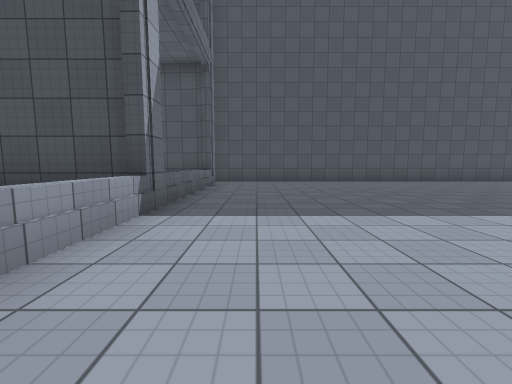
View 1 (above)

24 first-person views from a walk through a 3-D level made in the Unity game engine. The camera is 1.2 m above the floor, tilts 6° down and sees 90° across. The floor is counted in squares, 2 m on a side. Each view is taken from the middle of a square. On the plan, view 1 faces up. The plan holds only what a view shows up to about 9 squares ahead; the rest is blank. The place goes on beyond the plan. The player character is not drawn. Surface patterns are stand-ins for the level's own textures.

View 2
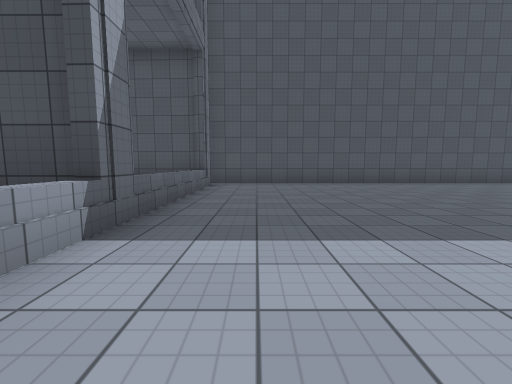

View 3
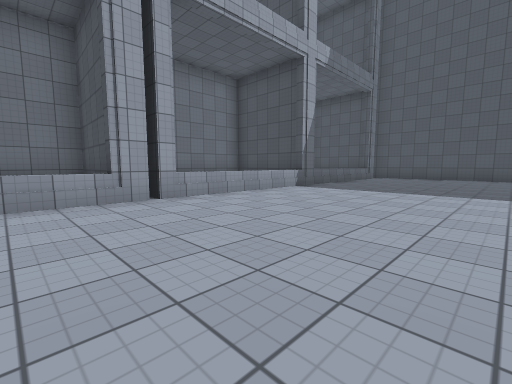

View 4
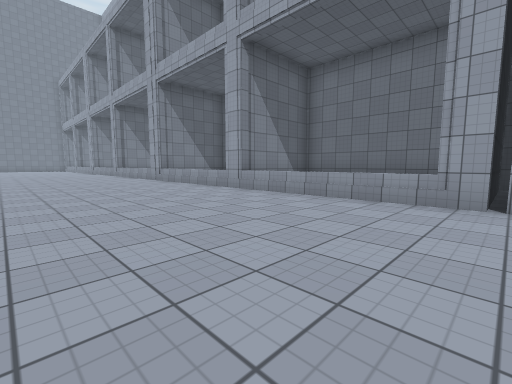

View 5
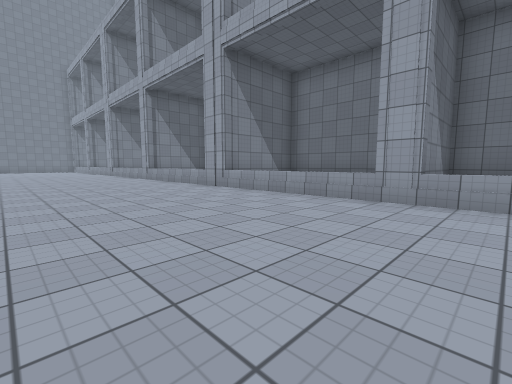

View 6
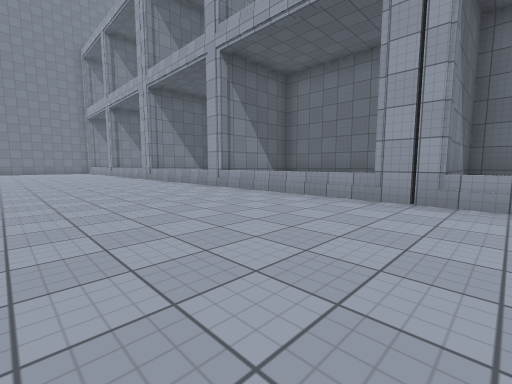

View 7
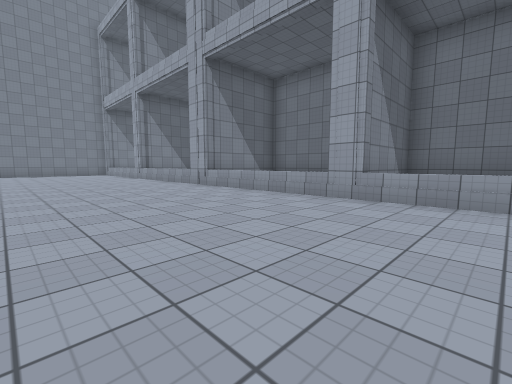

View 8
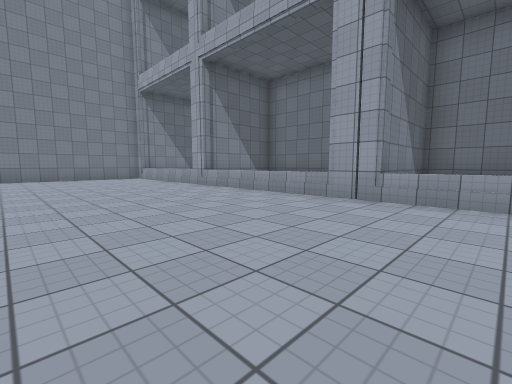

View 9
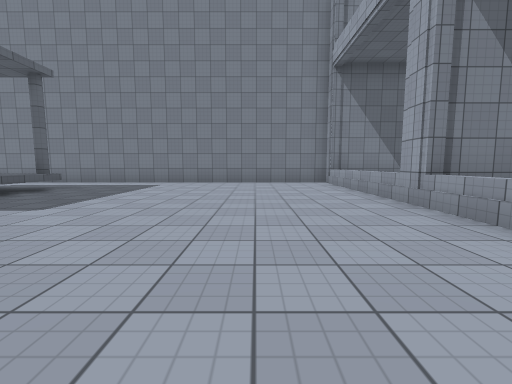

View 10
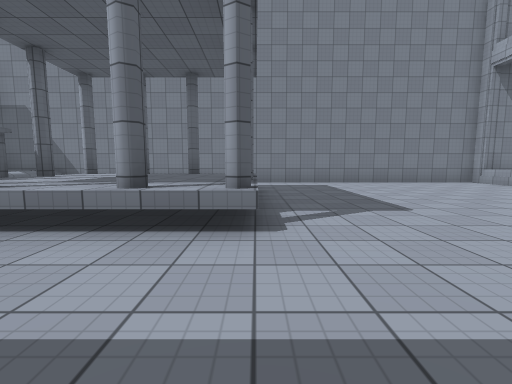

View 11
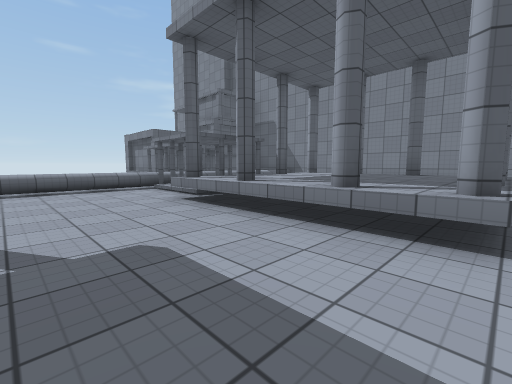

View 12
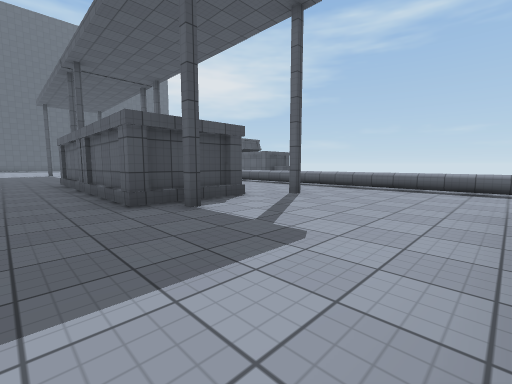

View 13
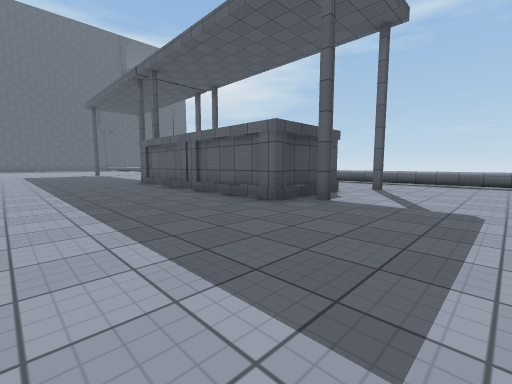

View 14
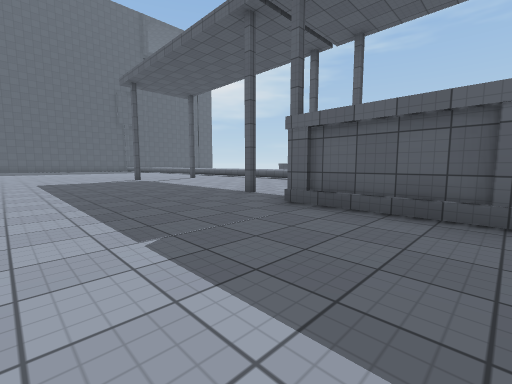

View 15
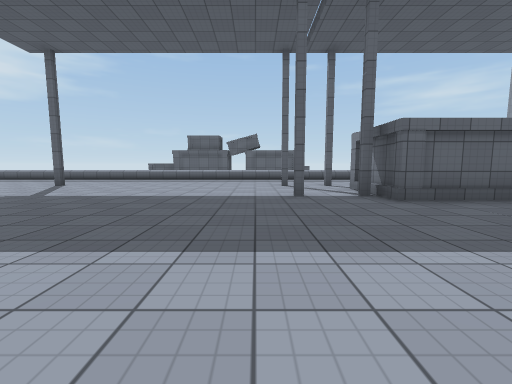

View 16
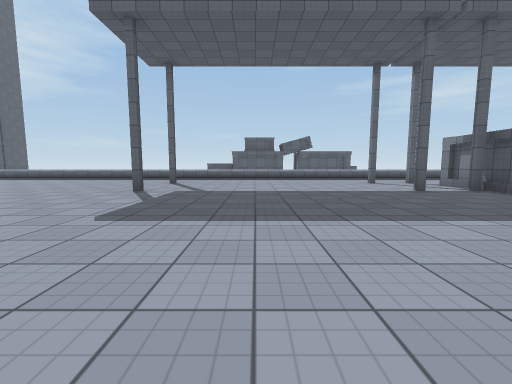

View 17
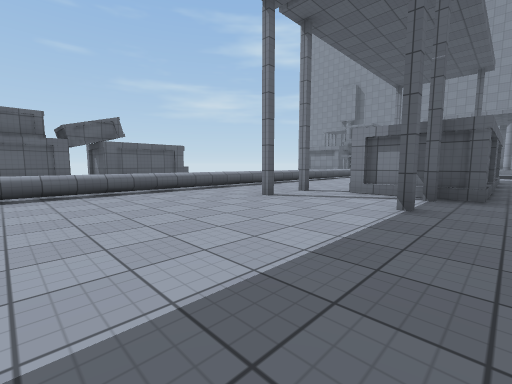

View 18
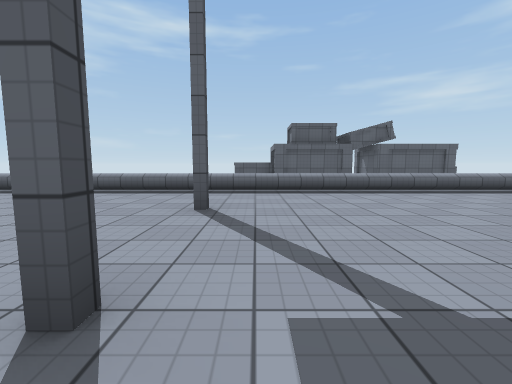

View 19
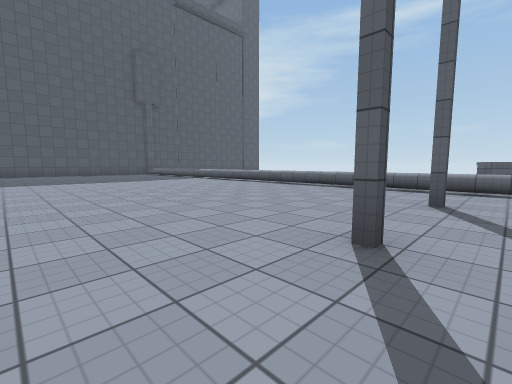

View 20
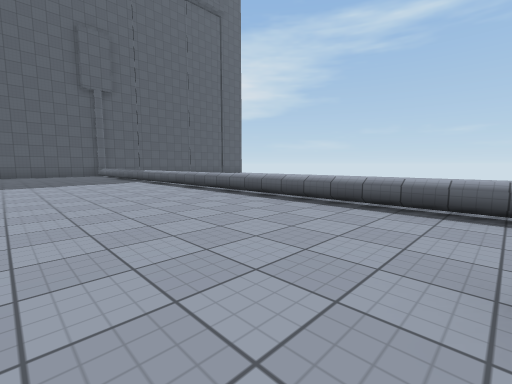

View 21
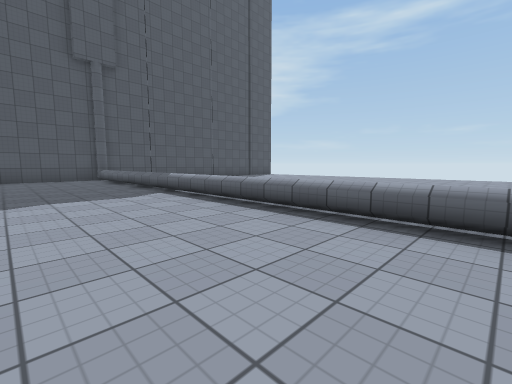

View 22
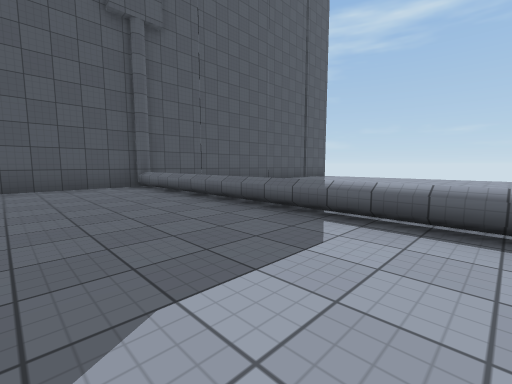

View 23
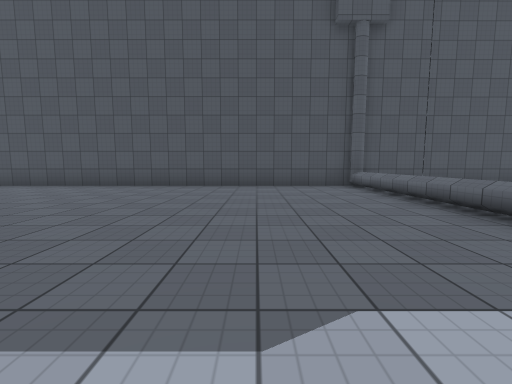

View 24
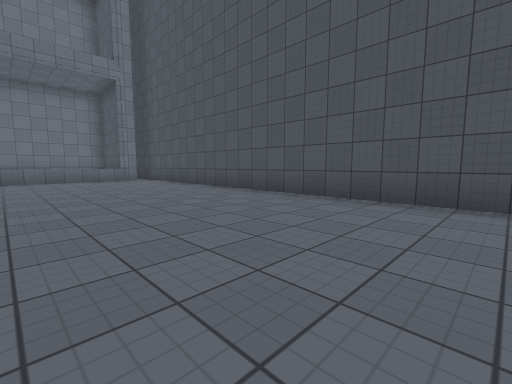

### Floor plan
Key: @ floor where view 1 was taken; # wall or solid block; . main floor; : floor 0.5 m higher than the main floor; / step, stairs or slope; ^ raised ledge; O other object.
Columns run from 5 left of view 1 to 15 right of it. Each row starts with its distance up from view 1.
 10     ###############
  9     ..............###
  8  ###..............^
  7     ..............^
  6     ..............^
  5    :..............^
  4  ###...... .......^
  3    :.....  .......^
  2 #  :.....  .......^
  1 #   .....  .......^
  0 #   .@...  .......^
 -1 ####.....  .......^
 -2 #  :.....  .......^
 -3 #  :.....  .......^
 -4 #   .....  .......^
 -5 #  :..............^
 -6 ####.........#.#..^
 -7 #  :..............^
 -8 #   ..............^
 -9 #   ..............^
-10 #  :..............^
-11 ####..............^
-12 #  :..............^
-13 #   ..............^
-14 #  :.........###..^
-15 #  :.........##...^
-16 ####.........# ...^
-17 #   .........#  ..
-18 #   .........#   .^
-19 #  :.........#  ..^
-20 #  :.........##...^
-21 ####...........#..^
-22 #   ..............^
-23 #   ..............^
-24 #   ..............^
-25    :.......^^^^#O/^
-26   ##.......^^^^^  OOO
-27     .......#^^^#  ^
-28     .......^^^^^  ^O
-29     ..........    ^
-30     ...........   ^
-31  ####################

Where each view was taken, in squares from view 1:
view 1: 0 up, 0 right, facing up
view 2: 1 up, 0 right, facing up
view 3: 3 down, 3 right, facing up-left
view 4: 1 down, 3 right, facing down-left
view 5: 5 down, 3 right, facing down-left
view 6: 10 down, 3 right, facing down-left
view 7: 14 down, 3 right, facing down-left
view 8: 19 down, 3 right, facing down-left
view 9: 22 down, 1 right, facing down
view 10: 22 down, 6 right, facing down
view 11: 22 down, 6 right, facing down-right
view 12: 24 down, 6 right, facing up-right
view 13: 23 down, 4 right, facing up-right
view 14: 17 down, 4 right, facing up-right
view 15: 12 down, 3 right, facing right
view 16: 9 down, 2 right, facing right
view 17: 9 down, 7 right, facing down-right
view 18: 7 down, 7 right, facing right
view 19: 7 down, 6 right, facing up-right
view 20: 6 down, 9 right, facing up-right
view 21: 2 down, 10 right, facing up-right
view 22: 2 up, 10 right, facing up-right
view 23: 2 up, 10 right, facing up
view 24: 5 up, 9 right, facing up-left
